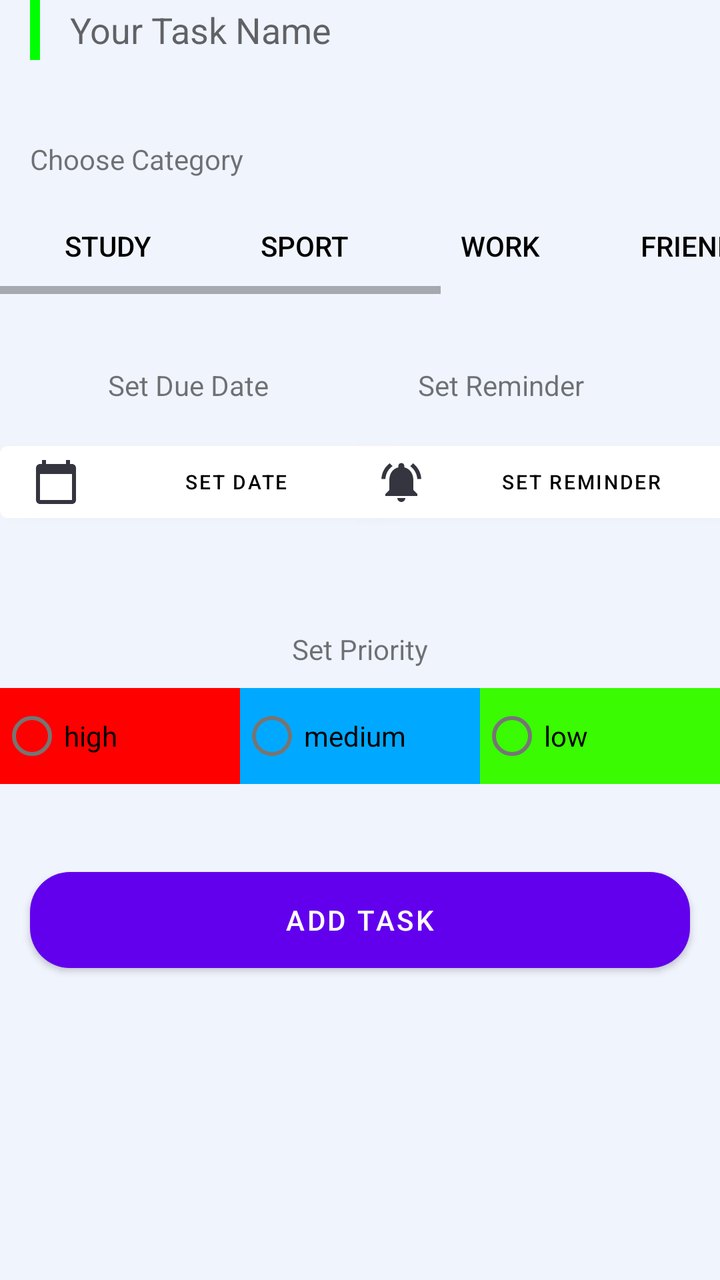
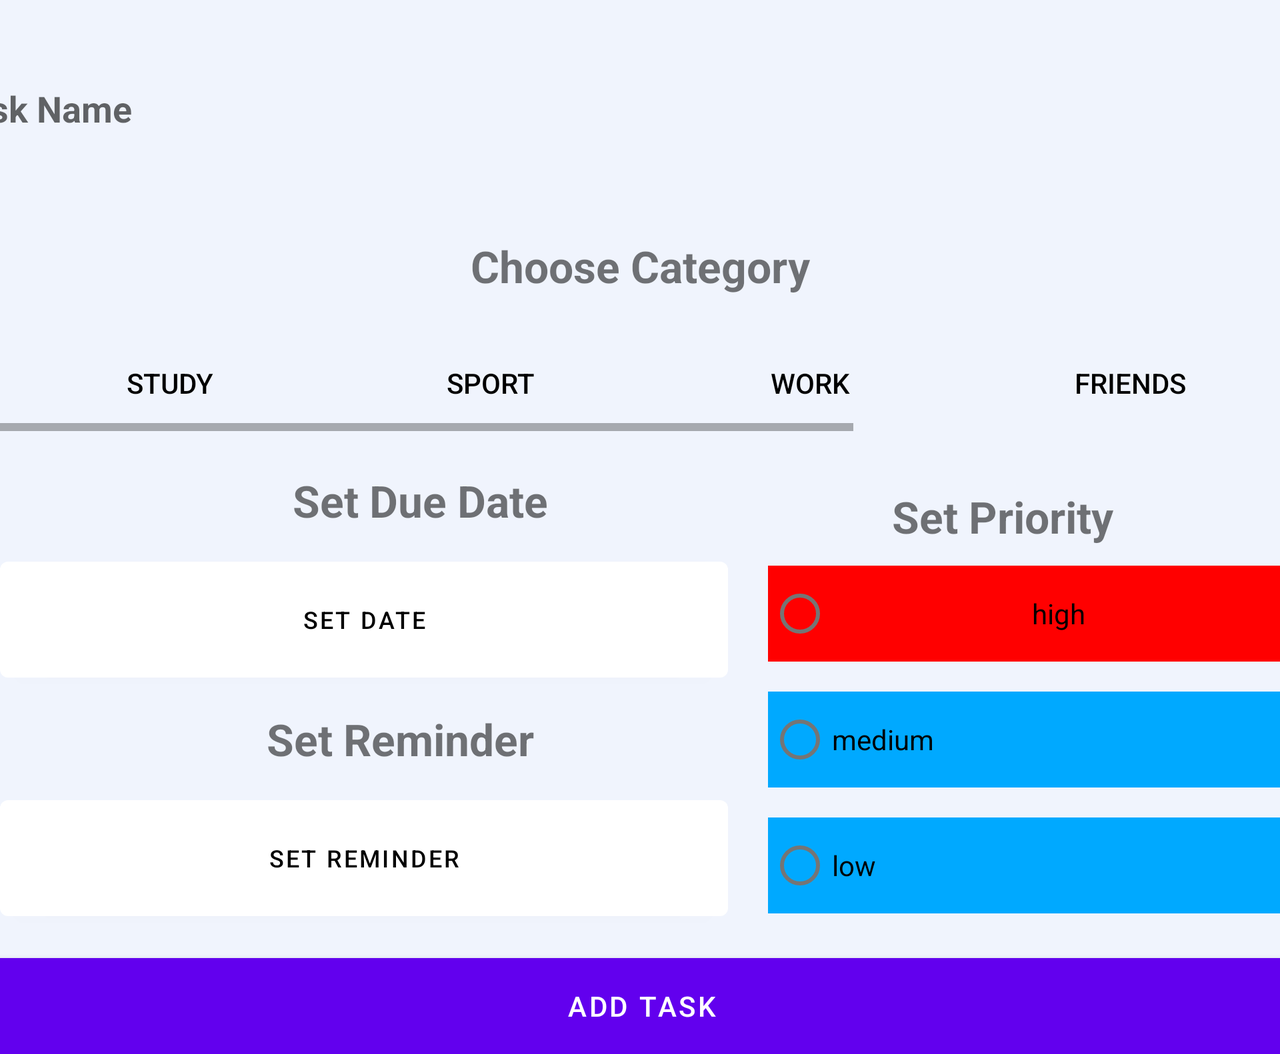

The same Android screen from two of the app's own layout files: first res/layout/ as a phone draws it, then the repository's variant for another configuration, drawn on a device whose configuration selects that folder. Both files follow.
<!-- AndroidManifest.xml: application theme Theme.TodoApp -->
<!-- res/layout/fragment_todo_task.xml -->
<?xml version="1.0" encoding="utf-8"?>
<androidx.constraintlayout.widget.ConstraintLayout xmlns:android="http://schemas.android.com/apk/res/android"
    xmlns:app="http://schemas.android.com/apk/res-auto"
    xmlns:tools="http://schemas.android.com/tools"
    android:layout_width="match_parent"
    android:layout_height="match_parent"
    android:orientation="vertical"
    android:background="#F0F4FD"
    tools:context=".TodoTask">

    <com.google.android.material.textfield.TextInputEditText
        android:id="@+id/task_title"
        android:layout_width="0dp"
        android:layout_height="30dp"
        android:layout_marginStart="15dp"
        android:layout_marginEnd="15dp"
        android:background="@null"
        android:hint="Your Task Name"
        android:paddingStart="20dp"
        app:layout_constraintEnd_toEndOf="parent"
        app:layout_constraintStart_toStartOf="parent"
        app:layout_constraintTop_toTopOf="parent" />

    <View
        android:id="@+id/View04"
        android:layout_width="5dp"
        android:layout_height="30dp"
        android:background="#0f0"
        app:layout_constraintStart_toStartOf="@+id/task_title"
        app:layout_constraintTop_toTopOf="@+id/task_title" />

    <TextView
        android:id="@+id/textView"
        android:layout_width="wrap_content"
        android:layout_height="wrap_content"
        android:layout_marginStart="15dp"
        android:layout_marginTop="40dp"
        android:text="Choose Category"
        app:layout_constraintStart_toStartOf="parent"
        app:layout_constraintTop_toBottomOf="@+id/task_title" />

    <HorizontalScrollView
        android:id="@+id/horizontalScrollView"
        android:layout_width="match_parent"
        android:layout_height="wrap_content"
        android:layout_marginTop="10dp"
        app:layout_constraintEnd_toEndOf="parent"
        app:layout_constraintStart_toStartOf="parent"
        app:layout_constraintTop_toBottomOf="@+id/textView">

        <LinearLayout
            android:layout_width="wrap_content"
            android:layout_height="wrap_content"
            android:orientation="horizontal">

            <Button
                android:id="@+id/button1"
                style="?android:attr/borderlessButtonStyle"
                android:layout_width="wrap_content"
                android:layout_height="wrap_content"
                android:layout_marginStart="10dp"
                android:backgroundTint="#0F0F1B"
                android:text="study"
                android:textColor="@color/black" />

            <Button
                android:id="@+id/button2"
                style="?android:attr/borderlessButtonStyle"
                android:layout_width="wrap_content"
                android:layout_height="wrap_content"
                android:layout_marginStart="10dp"
                android:backgroundTint="#0F0F1B"
                android:text="sport"
                android:textColor="@color/black" />

            <Button
                android:id="@+id/button3"
                style="?android:attr/borderlessButtonStyle"
                android:layout_width="wrap_content"
                android:layout_height="wrap_content"
                android:layout_marginStart="10dp"
                android:backgroundTint="#0F0F1B"
                android:text="work"
                android:textColor="@color/black" />

            <Button
                android:id="@+id/button4"
                style="?android:attr/borderlessButtonStyle"
                android:layout_width="wrap_content"
                android:layout_height="wrap_content"
                android:layout_marginStart="10dp"
                android:backgroundTint="#0F0F1B"
                android:text="friends"
                android:textColor="@color/black" />

            <Button
                android:id="@+id/button5"
                style="?android:attr/borderlessButtonStyle"
                android:layout_width="wrap_content"
                android:layout_height="wrap_content"
                android:layout_marginStart="10dp"
                android:backgroundTint="#0F0F1B"
                android:text="movies"
                android:textColor="@color/black" />

            <Button
                android:id="@+id/button6"
                style="?android:attr/borderlessButtonStyle"
                android:layout_width="wrap_content"
                android:layout_height="wrap_content"
                android:layout_marginStart="10dp"
                android:backgroundTint="#0F0F1B"
                android:text="coding"
                android:textColor="@color/black" />
        </LinearLayout>
    </HorizontalScrollView>

    <TextView
        android:id="@+id/textView2"
        android:layout_width="wrap_content"
        android:layout_height="wrap_content"
        android:layout_marginStart="20dp"
        android:layout_marginTop="36dp"
        android:text="Set Due Date"
        app:layout_constraintEnd_toStartOf="@+id/textView3"
        app:layout_constraintHorizontal_bias="0.313"
        app:layout_constraintStart_toStartOf="parent"
        app:layout_constraintTop_toBottomOf="@+id/horizontalScrollView" />

    <TextView
        android:id="@+id/textView3"
        android:layout_width="wrap_content"
        android:layout_height="wrap_content"
        android:layout_marginEnd="68dp"
        android:text="Set Reminder"
        app:layout_constraintBaseline_toBaselineOf="@+id/textView2"
        app:layout_constraintEnd_toEndOf="parent" />

    <Button
        android:id="@+id/update_date_picker"
        android:layout_width="204dp"
        android:layout_height="wrap_content"
        android:layout_marginTop="15dp"
        android:drawableLeft="@drawable/calendar"
        android:text="set date"
        android:textColor="@color/black"
        android:textSize="10sp"
        app:backgroundTint="#FFFFFF"
        app:layout_constraintEnd_toEndOf="@+id/textView2"
        app:layout_constraintEnd_toStartOf="@+id/task_reminder"
        app:layout_constraintHorizontal_bias="0.0"
        app:layout_constraintStart_toStartOf="parent"
        app:layout_constraintTop_toBottomOf="@+id/textView2" />

    <Button
        android:id="@+id/task_reminder"
        android:layout_width="204dp"
        android:layout_height="wrap_content"
        android:layout_marginTop="15dp"
        android:layout_marginEnd="20dp"
        android:drawableLeft="@drawable/reminder"
        android:text="set reminder"
        android:textColor="@color/black"
        android:textSize="10sp"
        app:backgroundTint="#FFFFFF"
        app:layout_constraintEnd_toEndOf="parent"
        app:layout_constraintHorizontal_bias="0.5"
        app:layout_constraintStart_toEndOf="@+id/update_date_picker"
        app:layout_constraintStart_toStartOf="@+id/textView3"
        app:layout_constraintTop_toBottomOf="@+id/textView3" />

    <TextView
        android:id="@+id/priority"
        android:layout_width="wrap_content"
        android:layout_height="wrap_content"
        android:layout_marginTop="50dp"
        android:text="Set Priority"
        app:layout_constraintEnd_toEndOf="parent"
        app:layout_constraintStart_toStartOf="parent"
        app:layout_constraintTop_toBottomOf="@+id/update_date_picker" />


    <RadioGroup
        android:id="@+id/update_priority"
        android:layout_width="0dp"
        android:layout_height="wrap_content"
        android:layout_marginTop="10dp"
        android:orientation="horizontal"
        app:layout_constraintEnd_toEndOf="parent"
        app:layout_constraintStart_toStartOf="parent"
        app:layout_constraintTop_toBottomOf="@+id/priority">

        <RadioButton
            android:id="@+id/high_priority"
            android:layout_width="105dp"
            android:layout_height="wrap_content"
            android:layout_weight="1"
            android:background="#FF0000"
            android:text="high" />

        <RadioButton
            android:id="@+id/medium_priority"
            android:layout_width="105dp"
            android:layout_height="wrap_content"
            android:layout_weight="1"
            android:background="#00A9FF"
            android:text="medium" />

        <RadioButton
            android:id="@+id/low_priority"
            android:layout_width="105dp"
            android:layout_height="wrap_content"
            android:layout_weight="1"
            android:background="#3AFB02"
            android:text="low" />
    </RadioGroup>

    <Button
        android:id="@+id/update_btn"
        android:layout_width="0dp"
        android:layout_height="wrap_content"
        android:layout_marginStart="15dp"
        android:layout_marginTop="44dp"
        android:layout_marginEnd="15dp"
        android:background="@drawable/button_background"
        android:text="Add task"
        app:layout_constraintEnd_toEndOf="parent"
        app:layout_constraintStart_toStartOf="parent"
        app:layout_constraintTop_toBottomOf="@+id/update_priority" />


</androidx.constraintlayout.widget.ConstraintLayout>
<!-- resources referenced by this layout -->
<resources>
  <color name="black">#FF000000</color>
  <!-- drawable button_background (drawable) -->
  <?xml version="1.0" encoding="utf-8"?>
  <shape xmlns:android="http://schemas.android.com/apk/res/android" android:shape="rectangle" android:tint="#A8EB12">
      <solid android:color="@color/buttonbg"/>
      <corners android:radius="20dp" />
  </shape>
  <!-- drawable calendar (drawable) -->
  <vector android:height="24dp" android:tint="#353540"
      android:viewportHeight="24" android:viewportWidth="24"
      android:width="24dp" xmlns:android="http://schemas.android.com/apk/res/android">
      <path android:fillColor="@android:color/white" android:pathData="M20,3h-1L19,1h-2v2L7,3L7,1L5,1v2L4,3c-1.1,0 -2,0.9 -2,2v16c0,1.1 0.9,2 2,2h16c1.1,0 2,-0.9 2,-2L22,5c0,-1.1 -0.9,-2 -2,-2zM20,21L4,21L4,8h16v13z"/>
  </vector>
  <!-- drawable reminder (drawable) -->
  <vector android:height="24dp" android:tint="#353540"
      android:viewportHeight="24" android:viewportWidth="24"
      android:width="24dp" xmlns:android="http://schemas.android.com/apk/res/android">
      <path android:fillColor="@android:color/white" android:pathData="M7.58,4.08L6.15,2.65C3.75,4.48 2.17,7.3 2.03,10.5h2c0.15,-2.65 1.51,-4.97 3.55,-6.42zM19.97,10.5h2c-0.15,-3.2 -1.73,-6.02 -4.12,-7.85l-1.42,1.43c2.02,1.45 3.39,3.77 3.54,6.42zM18,11c0,-3.07 -1.64,-5.64 -4.5,-6.32L13.5,4c0,-0.83 -0.67,-1.5 -1.5,-1.5s-1.5,0.67 -1.5,1.5v0.68C7.63,5.36 6,7.92 6,11v5l-2,2v1h16v-1l-2,-2v-5zM12,22c0.14,0 0.27,-0.01 0.4,-0.04 0.65,-0.14 1.18,-0.58 1.44,-1.18 0.1,-0.24 0.15,-0.5 0.15,-0.78h-4c0.01,1.1 0.9,2 2.01,2z"/>
  </vector>
  <style name="Theme.TodoApp" parent="Theme.MaterialComponents.Light.DarkActionBar">
          
          <item name="colorPrimary">@color/purple_500</item>
          <item name="colorPrimaryVariant">@color/purple_700</item>
          <item name="colorOnPrimary">@color/white</item>
          
          <item name="colorSecondary">@color/teal_200</item>
          <item name="colorSecondaryVariant">@color/teal_700</item>
          <item name="colorOnSecondary">@color/black</item>
          
          <item name="android:statusBarColor" tools:targetApi="l">?attr/colorPrimaryVariant</item>
          
      </style>
  <color name="buttonbg">#A8EB12</color>
  <color name="purple_500">#FF6200EE</color>
  <color name="purple_700">#FF3700B3</color>
  <color name="white">#FFFFFFFF</color>
  <color name="teal_200">#FF03DAC5</color>
  <color name="teal_700">#FF018786</color>
</resources>
<!-- res/layout-land/fragment_todo_task.xml (the repository's variant of the layout above) -->
<!-- drawn on the phone turned sideways -->
<?xml version="1.0" encoding="utf-8"?>
<ScrollView xmlns:android="http://schemas.android.com/apk/res/android"
    xmlns:app="http://schemas.android.com/apk/res-auto"
    xmlns:tools="http://schemas.android.com/tools"
    android:layout_width="match_parent"
    android:layout_height="match_parent">

    <androidx.constraintlayout.widget.ConstraintLayout
        android:layout_width="match_parent"
        android:layout_height="match_parent"
        android:background="@color/layoutbackground"
        android:orientation="vertical"
        tools:context=".TodoTask">

        <com.google.android.material.textfield.TextInputEditText
            android:id="@+id/task_title"
            android:layout_width="726dp"
            android:layout_height="wrap_content"
            android:background="@null"
            android:hint="@string/add_task_hint"
            android:lines="5"
            android:maxLines="5"
            android:paddingStart="20dp"
            android:textStyle="bold"
            app:layout_constraintEnd_toEndOf="parent"
            app:layout_constraintTop_toTopOf="parent" />

        <View
            android:id="@+id/View04"
            android:layout_width="5dp"
            android:layout_height="0dp"
            android:layout_marginStart="5dp"
            android:background="@color/verticallinecolor"
            app:layout_constraintBottom_toBottomOf="@+id/task_title"
            app:layout_constraintStart_toStartOf="@+id/task_title"
            app:layout_constraintTop_toTopOf="@+id/task_title" />

        <TextView
            android:id="@+id/textView"
            android:layout_width="wrap_content"
            android:layout_height="wrap_content"
            android:layout_marginStart="280dp"
            android:layout_marginTop="10dp"
            android:layout_marginEnd="280dp"
            android:text="@string/choose_category"
            android:textSize="22sp"
            android:textStyle="bold"
            app:layout_constraintEnd_toEndOf="parent"
            app:layout_constraintStart_toStartOf="parent"
            app:layout_constraintTop_toBottomOf="@+id/task_title" />

        <HorizontalScrollView
            android:id="@+id/horizontalScrollView"
            android:layout_width="match_parent"
            android:layout_height="wrap_content"
            android:layout_marginTop="20dp"
            app:layout_constraintEnd_toEndOf="parent"
            app:layout_constraintStart_toStartOf="parent"
            app:layout_constraintTop_toBottomOf="@+id/textView">

            <LinearLayout
                android:layout_width="wrap_content"
                android:layout_height="wrap_content"
                android:orientation="horizontal">

                <Button
                    android:id="@+id/button1"
                    style="?android:attr/borderlessButtonStyle"
                    android:layout_width="150dp"
                    android:layout_height="wrap_content"
                    android:layout_marginStart="10dp"
                    android:backgroundTint="@color/btncategorycolor"
                    android:text="@string/study_category"
                    android:textColor="@color/black" />

                <Button
                    android:id="@+id/button2"
                    style="?android:attr/borderlessButtonStyle"
                    android:layout_width="150dp"
                    android:layout_height="wrap_content"
                    android:layout_marginStart="10dp"
                    android:backgroundTint="@color/btncategorycolor"
                    android:text="@string/sport_category"
                    android:textColor="@color/black" />

                <Button
                    android:id="@+id/button3"
                    style="?android:attr/borderlessButtonStyle"
                    android:layout_width="150dp"
                    android:layout_height="wrap_content"
                    android:layout_marginStart="10dp"
                    android:backgroundTint="@color/btncategorycolor"
                    android:text="@string/work_category"
                    android:textColor="@color/black" />

                <Button
                    android:id="@+id/button4"
                    style="?android:attr/borderlessButtonStyle"
                    android:layout_width="150dp"
                    android:layout_height="wrap_content"
                    android:layout_marginStart="10dp"
                    android:backgroundTint="@color/btncategorycolor"
                    android:text="@string/friends_category"
                    android:textColor="@color/black" />

                <Button
                    android:id="@+id/button5"
                    style="?android:attr/borderlessButtonStyle"
                    android:layout_width="150dp"
                    android:layout_height="wrap_content"
                    android:layout_marginStart="10dp"
                    android:backgroundTint="@color/btncategorycolor"
                    android:text="@string/movies_category"
                    android:textColor="@color/black" />

                <Button
                    android:id="@+id/button6"
                    style="?android:attr/borderlessButtonStyle"
                    android:layout_width="150dp"
                    android:layout_height="wrap_content"
                    android:layout_marginStart="10dp"
                    android:backgroundTint="@color/btncategorycolor"
                    android:text="@string/coding_category"
                    android:textColor="@color/black" />
            </LinearLayout>
        </HorizontalScrollView>

        <TextView
            android:id="@+id/textView2"
            android:layout_width="wrap_content"
            android:layout_height="wrap_content"
            android:layout_marginStart="76dp"
            android:layout_marginTop="20dp"
            android:layout_marginEnd="40dp"
            android:text="@string/set_due_date"
            android:textSize="22sp"
            android:textStyle="bold"
            app:layout_constraintEnd_toStartOf="@+id/update_priority"
            app:layout_constraintStart_toStartOf="parent"
            app:layout_constraintTop_toBottomOf="@+id/horizontalScrollView" />

        <TextView
            android:id="@+id/textView3"
            android:layout_width="wrap_content"
            android:layout_height="wrap_content"
            android:layout_marginStart="16dp"
            android:layout_marginTop="10dp"
            android:text="@string/set_reminder"
            android:textSize="22sp"
            android:textStyle="bold"
            app:layout_constraintEnd_toStartOf="@+id/update_priority"
            app:layout_constraintStart_toStartOf="parent"
            app:layout_constraintTop_toBottomOf="@+id/update_date_picker" />

        <Button
            android:id="@+id/update_date_picker"
            android:layout_width="364dp"
            android:layout_height="70dp"
            android:layout_marginTop="10dp"
            android:drawableStart="@drawable/calendar"
            android:text="@string/set_date"
            android:textColor="@color/black"
            android:textSize="12sp"
            app:backgroundTint="@color/white"
            app:layout_constraintStart_toStartOf="parent"
            app:layout_constraintTop_toBottomOf="@+id/textView2" />

        <Button
            android:id="@+id/task_reminder"
            android:layout_width="364dp"
            android:layout_height="70dp"
            android:layout_marginTop="10dp"
            android:drawableStart="@drawable/reminder"
            android:text="@string/set_reminder"
            android:textColor="@color/black"
            android:textSize="12sp"
            app:backgroundTint="@color/white"
            app:layout_constraintStart_toStartOf="parent"
            app:layout_constraintTop_toBottomOf="@+id/textView3" />


        <TextView
            android:id="@+id/priority"
            android:layout_width="wrap_content"
            android:layout_height="wrap_content"
            android:layout_marginStart="50dp"
            android:layout_marginTop="28dp"
            android:layout_marginEnd="40dp"
            android:text="@string/set_priority"
            android:textSize="22sp"
            android:textStyle="bold"
            app:layout_constraintEnd_toEndOf="parent"
            app:layout_constraintHorizontal_bias="0.738"
            app:layout_constraintStart_toEndOf="@+id/textView2"
            app:layout_constraintTop_toBottomOf="@+id/horizontalScrollView" />

        <RadioGroup
            android:id="@+id/update_priority"
            android:layout_width="0dp"
            android:layout_height="wrap_content"
            android:layout_marginStart="20dp"
            android:layout_marginTop="10dp"
            android:orientation="vertical"
            app:layout_constraintEnd_toEndOf="parent"
            app:layout_constraintStart_toEndOf="@+id/update_date_picker"
            app:layout_constraintTop_toBottomOf="@+id/priority">


            <RadioButton
                android:id="@+id/high_priority"
                android:layout_width="match_parent"
                android:layout_height="wrap_content"
                android:layout_weight="1"
                android:background="@color/highprioritycolor"
                android:paddingStart="100dp"
                android:text="@string/high_priority" />

            <RadioButton
                android:id="@+id/medium_priority"
                android:layout_width="match_parent"
                android:layout_height="wrap_content"
                android:layout_marginTop="15dp"
                android:layout_weight="1"
                android:background="@color/mediumprioritycolor"
                android:text="@string/medium_priority" />

            <RadioButton
                android:id="@+id/low_priority"
                android:layout_width="match_parent"
                android:layout_height="wrap_content"
                android:layout_marginTop="15dp"
                android:layout_weight="1"
                android:background="@color/mediumprioritycolor"
                android:text="@string/low_priority" />
        </RadioGroup>

        <Button
            android:id="@+id/update_btn"
            android:layout_width="702dp"
            android:layout_height="wrap_content"
            android:layout_marginStart="15dp"
            android:layout_marginTop="15dp"
            android:layout_marginEnd="14dp"
            android:background="@drawable/button_background"
            android:text="@string/add_task"
            app:layout_constraintEnd_toEndOf="parent"
            app:layout_constraintStart_toStartOf="parent"
            app:layout_constraintTop_toBottomOf="@+id/task_reminder" />


    </androidx.constraintlayout.widget.ConstraintLayout>
</ScrollView>
<!-- resources referenced by the variant -->
<!-- as the phone turned sideways resolves them -->
<resources>
  <color name="black">#FF000000</color>
  <color name="btncategorycolor">#0F0F1B</color>
  <color name="highprioritycolor">#FF0000</color>
  <color name="layoutbackground">#F0F4FD</color>
  <color name="mediumprioritycolor">#00A9FF</color>
  <color name="verticallinecolor">#0f0</color>
  <color name="white">#FFFFFFFF</color>
  <!-- drawable button_background (drawable) -->
  <?xml version="1.0" encoding="utf-8"?>
  <shape xmlns:android="http://schemas.android.com/apk/res/android" android:shape="rectangle" android:tint="#A8EB12">
      <solid android:color="@color/buttonbg"/>
      <corners android:radius="20dp" />
  </shape>
  <!-- drawable calendar (drawable) -->
  <vector android:height="24dp" android:tint="#353540"
      android:viewportHeight="24" android:viewportWidth="24"
      android:width="24dp" xmlns:android="http://schemas.android.com/apk/res/android">
      <path android:fillColor="@android:color/white" android:pathData="M20,3h-1L19,1h-2v2L7,3L7,1L5,1v2L4,3c-1.1,0 -2,0.9 -2,2v16c0,1.1 0.9,2 2,2h16c1.1,0 2,-0.9 2,-2L22,5c0,-1.1 -0.9,-2 -2,-2zM20,21L4,21L4,8h16v13z"/>
  </vector>
  <!-- drawable reminder (drawable) -->
  <vector android:height="24dp" android:tint="#353540"
      android:viewportHeight="24" android:viewportWidth="24"
      android:width="24dp" xmlns:android="http://schemas.android.com/apk/res/android">
      <path android:fillColor="@android:color/white" android:pathData="M7.58,4.08L6.15,2.65C3.75,4.48 2.17,7.3 2.03,10.5h2c0.15,-2.65 1.51,-4.97 3.55,-6.42zM19.97,10.5h2c-0.15,-3.2 -1.73,-6.02 -4.12,-7.85l-1.42,1.43c2.02,1.45 3.39,3.77 3.54,6.42zM18,11c0,-3.07 -1.64,-5.64 -4.5,-6.32L13.5,4c0,-0.83 -0.67,-1.5 -1.5,-1.5s-1.5,0.67 -1.5,1.5v0.68C7.63,5.36 6,7.92 6,11v5l-2,2v1h16v-1l-2,-2v-5zM12,22c0.14,0 0.27,-0.01 0.4,-0.04 0.65,-0.14 1.18,-0.58 1.44,-1.18 0.1,-0.24 0.15,-0.5 0.15,-0.78h-4c0.01,1.1 0.9,2 2.01,2z"/>
  </vector>
  <string name="add_task">Add Task</string>
  <string name="add_task_hint">Your Task Name</string>
  <string name="choose_category">Choose Category</string>
  <string name="coding_category">coding</string>
  <string name="friends_category">friends</string>
  <string name="high_priority">high</string>
  <string name="low_priority">low</string>
  <string name="medium_priority">medium</string>
  <string name="movies_category">movies</string>
  <string name="set_date">set date</string>
  <string name="set_due_date">Set Due Date</string>
  <string name="set_priority">Set Priority</string>
  <string name="set_reminder">Set Reminder</string>
  <string name="sport_category">sport</string>
  <string name="study_category">study</string>
  <string name="work_category">work</string>
  <style name="Theme.TodoApp" parent="Theme.MaterialComponents.Light.DarkActionBar">
          
          <item name="colorPrimary">@color/purple_500</item>
          <item name="colorPrimaryVariant">@color/purple_700</item>
          <item name="colorOnPrimary">@color/white</item>
          
          <item name="colorSecondary">@color/teal_200</item>
          <item name="colorSecondaryVariant">@color/teal_700</item>
          <item name="colorOnSecondary">@color/black</item>
          
          <item name="android:statusBarColor" tools:targetApi="l">?attr/colorPrimaryVariant</item>
          
      </style>
  <color name="buttonbg">#A8EB12</color>
  <color name="purple_500">#FF6200EE</color>
  <color name="purple_700">#FF3700B3</color>
  <color name="teal_200">#FF03DAC5</color>
  <color name="teal_700">#FF018786</color>
</resources>
